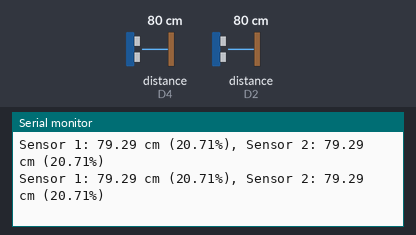
Recording of a sketch running on a simulated ESP8266 (NodeMCU). Shown: the last lines printed to the serial monitor. Wiring (inferred from the names in the program): 2 × ultrasonic range finder: trigger D3, echo D4 / trigger D1, echo D2. Inputs (shaded band) come from the test bench; at power-on: distance to the obstacle (sensors on D4, D2) 80 cm. The echo pulse lasts 58.3 µs per cm; WiFi joins after 1.5 s; servers stay silent unless stated.

Above: at 3.0 s.
3.1 s: distance to the obstacle (sensor on D4) set to 2 cm
At 3.9 s:
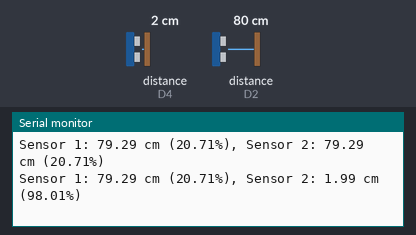
4.6 s: distance to the obstacle (sensor on D2) set to 2 cm
At 5.1 s:
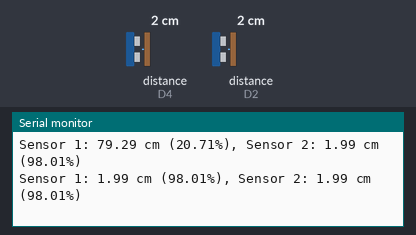
6.1 s: distance to the obstacle (sensor on D4) set to 4 cm
At 6.8 s:
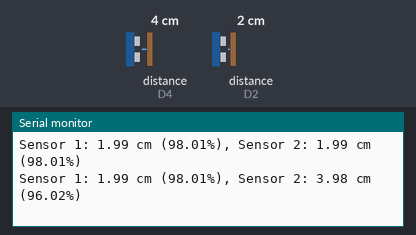
7.6 s: distance to the obstacle (sensor on D2) set to 4 cm
At 8.3 s:
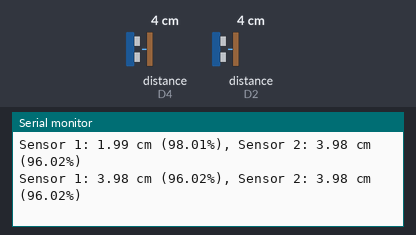
Timing chart, 0 to 10.1 s (numbered marks = the images above; inputs shaded):
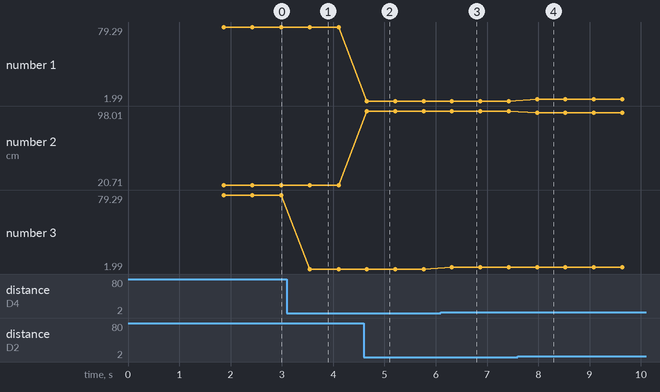

The sketch:

two_sensors.ino
```cpp
#define BLYNK_TEMPLATE_ID "give your blynk template id"
#define BLYNK_TEMPLATE_NAME "give the template name"
#define BLYNK_AUTH_TOKEN "give the auth token"

#define BLYNK_PRINT Serial
#include <ESP8266WiFi.h>
#include <BlynkSimpleEsp8266.h>

char ssid[] = "";
char pass[] = "";

// Sensor pins
#define TRIG_PIN_1 D1
#define ECHO_PIN_1 D2
#define TRIG_PIN_2 D3
#define ECHO_PIN_2 D4

// Maximum measurable distance for percentage calculation (adjust as needed)
#define MAX_DISTANCE 100.0 // in cm

void setup() {
  // Blynk setup
  Blynk.begin(BLYNK_AUTH_TOKEN, ssid, pass);

  // Sensor setup
  pinMode(TRIG_PIN_1, OUTPUT);
  pinMode(ECHO_PIN_1, INPUT);
  pinMode(TRIG_PIN_2, OUTPUT);
  pinMode(ECHO_PIN_2, INPUT);

  Serial.begin(115200);
}

float getDistance(int trigPin, int echoPin) {
  digitalWrite(trigPin, LOW);
  delayMicroseconds(2);
  digitalWrite(trigPin, HIGH);
  delayMicroseconds(10);
  digitalWrite(trigPin, LOW);

  long duration = pulseIn(echoPin, HIGH);
  if (duration == 0) {
    Serial.println("No echo received!");
    return MAX_DISTANCE; // Return max distance if no echo is received
  }
  float distance = duration * 0.034 / 2; // Convert time to distance
  return distance;
}

float calculatePercentage(float distance, float maxDistance) {
  if (distance > maxDistance) distance = maxDistance;
  if (distance < 0) distance = 0; // Handle negative values (just in case)
  return ((maxDistance - distance) / maxDistance) * 100.0; // Inverse percentage
}

void loop() {
  Blynk.run();

  // Measure distances
  float distance = getDistance(TRIG_PIN_1, ECHO_PIN_1);  // Sensor 1
  delay(50); // Short delay to prevent interference
  float distance1 = getDistance(TRIG_PIN_2, ECHO_PIN_2); // Sensor 2

  // Calculate percentages
  float percentage = calculatePercentage(distance, MAX_DISTANCE);   // For Sensor 1
  float percentage1 = calculatePercentage(distance1, MAX_DISTANCE); // For Sensor 2

  // Send distances and percentages to Blynk app
  Blynk.virtualWrite(V0, distance);      // Distance for Sensor 1
  Blynk.virtualWrite(V1, percentage);    // Percentage for Sensor 1
  Blynk.virtualWrite(V2, distance1);     // Distance for Sensor 2
  Blynk.virtualWrite(V3, percentage1);   // Percentage for Sensor 2

  // Debug output
  Serial.print("Sensor 1: ");
  Serial.print(distance);
  Serial.print(" cm (");
  Serial.print(percentage);
  Serial.print("%), Sensor 2: ");
  Serial.print(distance1);
  Serial.print(" cm (");
  Serial.print(percentage1);
  Serial.println("%)");

  delay(500); // Adjust delay as needed
}
```

Measured:
- after the input at 3.1 s, the serial monitor: prints a new line after 0.45 s (image 1)
- after the input at 4.6 s, the serial monitor: prints a new line after 0.06 s (image 2)
- after the input at 6.1 s, the serial monitor: prints a new line after 0.22 s (image 3)
- after the input at 7.6 s, the serial monitor: prints a new line after 0.38 s (image 4)
- plotted number 3: 79.29 → 1.99 after the input at 3.1 s, 1.99 → 3.98 after the input at 6.1 s
